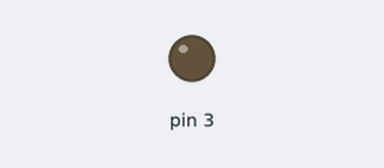
This sketch was run on a simulated Arduino Uno, built with avr-gcc and run on an emulated ATmega328P. Shown: output pins drawn as LEDs (lit = HIGH).

Above: at 2.2 s.
At 4.4 s:
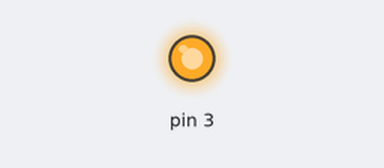
Timing chart, 0 to 5.7 s (numbered marks = the images above):
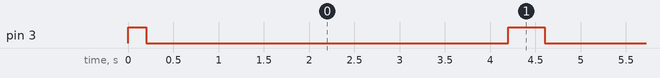

Measured:
- by itself, pin 3: repeats every 4.4 s: LOW 4.0 s, HIGH 0.40 s

The sketch:

week03_6_auto_for_up_for_down.ino
```cpp
//week03_6_auto_for_up_for_down

void setup() {
  for(int i=3;i<=3;i++){
    pinMode(i,OUTPUT); //都可發亮
  }
}

void loop() {
  for(int i=3;i<=13;i++){ //小到大的迴圈
    for(int k=3;k<=13;k++) digitalWrite(k,LOW);
    digitalWrite(i,HIGH); //輪到的pin會發亮
    delay(200);
  }
   for(int i=13;i>=3;i--){ //大到小的迴圈
    for(int k=3;k<=13;k++) digitalWrite(k,LOW);
    digitalWrite(i,HIGH); //輪到的pin會發亮
    delay(200);
  }
}
```
